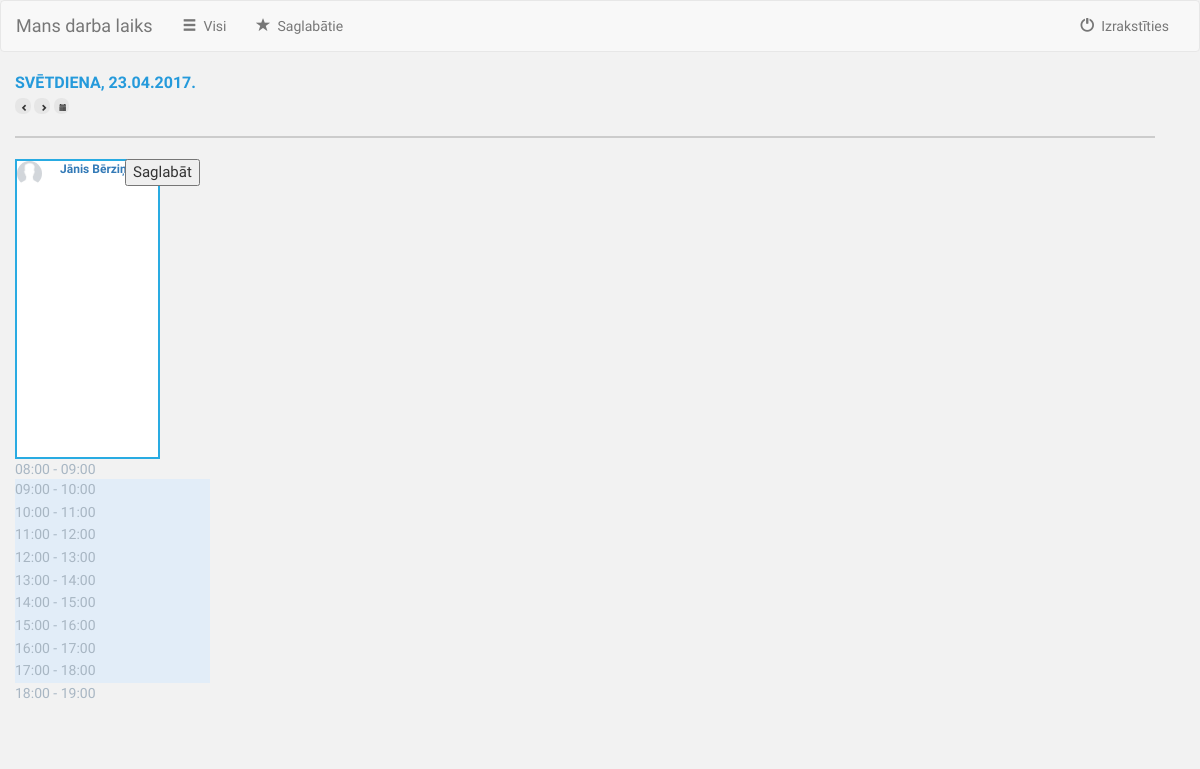
/darba_laiks/saglabatie/ (signed in), run on the app's committed database.
### darba_laiks/models.py (models this page shows, shortened)
class Saglabatie(models.Model):
    lietotajs_kurs_pievienoja=models.ForeignKey(settings.AUTH_USER_MODEL, related_name='lietotajs_kurs_pievienoja')
    lietotajs_kuru_pievienoja=models.ForeignKey(settings.AUTH_USER_MODEL, related_name='lietotajs_kuru_pievienoja')

class UserProfile(models.Model):
    user = models.OneToOneField(User, related_name='userprofile')
    avatar = models.FileField(default='/avatar.jpg')
    def create_user_profile(sender, instance, created, **kwargs):
        if created:
            UserProfile.objects.create(user=instance)
    post_save.connect(create_user_profile, sender=User)

### darba_laiks/views.py (the view, shortened to what this page needs)
def saglabatie(request):
    if request.method == 'GET':
        lietotajs_kurs_pievienoja=request.user
        lietotaja_saglabatie=Saglabatie.objects.filter(lietotajs_kurs_pievienoja=lietotajs_kurs_pievienoja)
        context= {'lietotaja_saglabatie': lietotaja_saglabatie,
                 }
        return render(request, 'saglabatie.html', context)

### templates/saglabatie.html (shortened to what this page needs)
{%extends "base.html" %}
{% block content %}
    {% load staticfiles %}
    <link rel="stylesheet" type="text/css" href="{% static 'css/All.css' %}" />
    <div class = "container">
        <div class = "row" id = "firstRow">
            <span class = "pull-left" id="line">
                <div id = "today"> </div>
                 <button type="button" class="Button" id="Left">
                      <span class="glyphicon glyphicon-chevron-left"></span>
                 </button>
                 <button type="button" class="Button" id="Right">
                      <span class="glyphicon glyphicon-chevron-right"></span>
                 </button>
                <button type="button" class="Button" id="Calendar">
                      <span class="glyphicon glyphicon-calendar"></span>
                 </button>
            </span>
        </div>
        <div class = "row" id = "secondRow"></div>
        <div class = "row" id = "people">
            {% for izmainits in lietotaja_saglabatie %}
                {% if request.user == izmainits%}
                <div> </div>
                {% else %}
                <div class = "col-sm-2" id ="oneUser">
                     <div class = "dayBox" id = "box">
                        <div id = "user">
                                   <form method='POST'class = "star" role="form" action="/darba_laiks/saglabatie/">{% csrf_token %}
                                    <input type = "submit" value = "Saglabāt" id="Save">
                                </form>
                                    <img src="{{izmainits.lietotajs_kuru_pievienoja.userprofile.avatar.url}}" class="img">
                                <div id ="userName">
                                    <a href="{% url 'darba_laiks:darbinieka-darba-laiks' izmainits.lietotajs_kuru_pievienoja.id %}">{{izmainits.lietotajs_kuru_pievienoja.first_name}} {{izmainits.lietotajs_kuru_pievienoja.last_name}} </a>
                                </div>
                            </div>
                        </div>
                        <ul id = "time">
                             <li class = "box1" id = "Mo08">08:00 - 09:00</li>
                             <li tabindex="1" class = "box2" id = "09" data-toggle = "tooltip" data-placement = "right">09:00 - 10:00</li>
                             <li tabindex="1" class = "box2" id = "10" data-toggle = "tooltip" data-placement = "right">10:00 - 11:00</li>
                             <li tabindex="1" class = "box2" id = "11" data-toggle = "tooltip" data-placement = "right">11:00 - 12:00</li>
                             <li tabindex="1" class = "box2" id = "12" data-toggle = "tooltip" data-placement = "right">12:00 - 13:00</li>
                             <li tabindex="1" class = "box2" id = "13" data-toggle = "tooltip" data-placement = "right">13:00 - 14:00</li>
                             <li tabindex="1" class = "box2" id = "14" data-toggle = "tooltip" data-placement = "right">14:00 - 15:00</li>
                             <li tabindex="1" class = "box2" id = "15" data-toggle = "tooltip" data-placement = "right">15:00 - 16:00</li>
                             <li tabindex="1" class = "box2" id = "16" data-toggle = "tooltip" data-placement = "right">16:00 - 17:00</li>
                             <li tabindex="1" class = "box2" id = "17" data-toggle = "tooltip" data-placement = "right">17:00 - 18:00</li>
                             <li class = "box1" id = "18">18:00 - 19:00</li>
                         </ul>
                     </div>
                </div>
                {% endif %}
            {% endfor %}
        </div>
    </div>
  {% endblock %}

### static/css/style.css (style rules this page uses)
body { background-color: #f2f2f2; font-family: 'Oxygen'; }
li { list-style-type: none; }

### static/css/All.css (style rules this page uses)
#people { padding-left:0px; }
#today { font-size: 16px; font-weight: bold; color: #259adb; }
.Button { width: 15.8px; height: 15.8px; text-align: center; font-size: 7px; border-radius: 7px; background-color: #e6e6e6; border-width: 0px; }
#secondRow { width: 100%; height: 1px; border: solid 1px #cccccc; margin-top: 1.5em; margin-bottom: 1.5em; }
#user { height: 48.9px; }
.star { font-size: 15px; position: absolute; top: 0; left:110px; }
.img { width: 25px; height: 25px; float:left; margin-right:0.25em; border-radius: 50%; }
#userName { font-weight: bold; padding-right: 10px; }
#box { width: 145px; height: 300px; border: solid 2px #29abe2; text-align: center; background-color: #ffffff; font-size: 12px; }
#oneUser { margin-right:0em; padding-left:0px; padding-right:0px; margin-bottom: 2em; }
.box2 { background-color: #e2edf8; height: 22.7px; }
#time { padding-left: 0px; color: #a8b6c3; }

### data on the page
Saglabatie: lietotajs_kuru_pievienoja.userprofile.avatar (placeholder picture), lietotajs_kuru_pievienoja.first_name "Jānis", lietotajs_kuru_pievienoja.last_name "Bērziņš"
